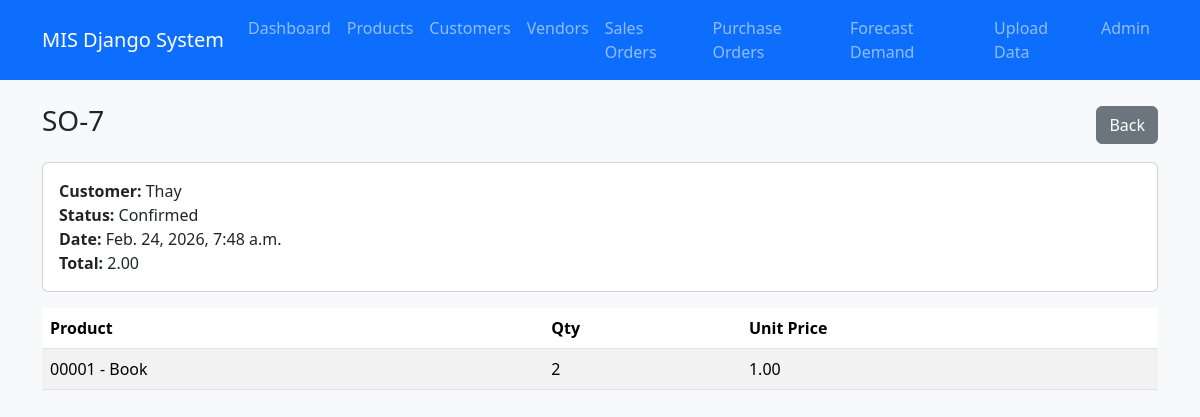
Page /orders/7/ on the committed database.
### core/models.py (models this page shows, shortened)
class SalesOrder(models.Model):
    class Status(models.TextChoices):
        DRAFT = "draft", "Draft"
        CONFIRMED = "confirmed", "Confirmed"
    customer = models.ForeignKey(Customer, on_delete=models.PROTECT, related_name="orders")
    created_at = models.DateTimeField(auto_now_add=True)
    status = models.CharField(
        max_length=20,
        choices=Status.choices,
        default=Status.DRAFT
    )
    @property
    def total_amount(self):
        return sum((i.quantity * i.unit_price) for i in self.items.all())

class Customer(models.Model):
    name = models.CharField(max_length=150)
    phone = models.CharField(max_length=30, blank=True)
    email = models.EmailField(blank=True)

class OrderItem(models.Model):
    order = models.ForeignKey(SalesOrder, on_delete=models.CASCADE, related_name="items")
    product = models.ForeignKey(Product, on_delete=models.PROTECT, related_name="order_items")
    quantity = models.PositiveIntegerField()
    unit_price = models.DecimalField(max_digits=10, decimal_places=2)

class Product(models.Model):
    UOM_CHOICES = [
        ('PCS', 'PCS'),
        ('KG', 'KG'),
        ('L', 'L'),
        ('Unit', 'Unit'),
    ]
    name = models.CharField(max_length=150)
    sku = models.CharField(max_length=50, unique=True)
    uom = models.CharField(max_length=10, choices=UOM_CHOICES, default='PCS')
    price = models.DecimalField(max_digits=10, decimal_places=2)
    stock_qty = models.PositiveIntegerField(default=0)

### core/views.py (the view)
# urls.py: path("orders/<int:pk>/", views.order_detail, name="order_detail"),
def order_detail(request, pk):
    order = get_object_or_404(SalesOrder.objects.select_related("customer"), pk=pk)
    items = order.items.select_related("product").all()
    return render(request, "core/order_detail.html", {
        "order": order,
        "items": items,
    })

### core/templates/core/order_detail.html (shortened to what this page needs)
{% extends "core/base.html" %}
{% block content %}
<div class="d-flex justify-content-between align-items-center mb-3">
  <h3>SO-{{ order.id }}</h3>
  <div class="d-flex gap-2">
    <a class="btn btn-secondary" href="{% url 'order_list' %}">Back</a>
  </div>
</div>
<div class="card card-body mb-3">
  <div><b>Customer:</b> {{ order.customer.name }}</div>
  <div><b>Status:</b> {{ order.get_status_display }}</div>
  <div><b>Date:</b> {{ order.created_at }}</div>
  <div><b>Total:</b> {{ order.total_amount }}</div>
</div>
<table class="table table-striped bg-white">
  <thead><tr><th>Product</th><th>Qty</th><th>Unit Price</th></tr></thead>
  <tbody>
    {% for it in items %}
      <tr>
        <td>{{ it.product.sku }} - {{ it.product.name }}</td>
        <td>{{ it.quantity }}</td>
        <td>{{ it.unit_price }}</td>
      </tr>
    {% empty %}
      <tr><td colspan="3">No lines</td></tr>
    {% endfor %}
  </tbody>
</table>
{% endblock %}

### rows in the picture
SalesOrder: id "7", customer.name "Thay", status "Confirmed", created_at "Feb. 24, 2026, 7:48 a.m.", total_amount "2.00"
OrderItem: product.sku "00001", product.name "Book", quantity "2", unit_price "1.00"
